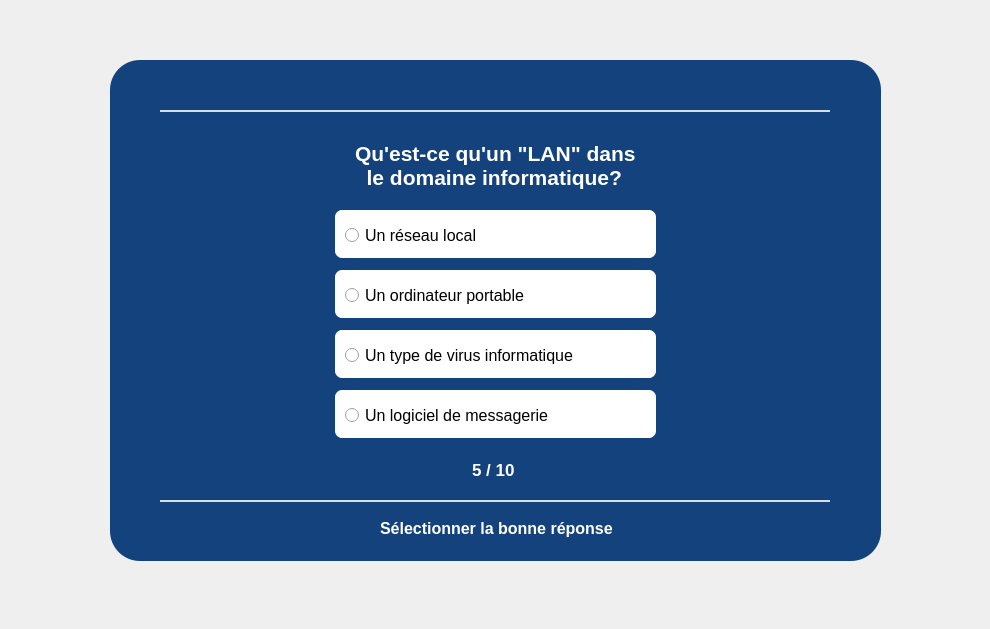
<?xml version="1.0" encoding="UTF-8"?>
<ui version="4.0">
 <class>page_5</class>
 <widget class="QDialog" name="page_5">
  <property name="geometry">
   <rect>
    <x>0</x>
    <y>0</y>
    <width>990</width>
    <height>629</height>
   </rect>
  </property>
  <property name="windowTitle">
   <string>Dialog</string>
  </property>
  <widget class="QWidget" name="widget" native="true">
   <property name="geometry">
    <rect>
     <x>10</x>
     <y>20</y>
     <width>951</width>
     <height>581</height>
    </rect>
   </property>
   <property name="cursor">
    <cursorShape>ArrowCursor</cursorShape>
   </property>
   <property name="styleSheet">
    <string notr="true">QPushButton#pushButton{
	background-color: qlineargradient(spread:pad, x1:0, y1:0, x2:1, y2:1, stop:0 rgba(0, 0, 106, 255), stop:1 rgba(41, 184, 255, 255));
	color: rgba(255, 255, 255, 210);
	border-radius: 5px;
}

QPushButton#pushButton:hover{
	background-color: qlineargradient(spread:pad, x1:0, y1:0.505682, x2:1, y2:0.477, stop:0 rgba(41, 184, 255, 255), stop:1 rgba(0, 0, 106, 255));
}

QPushButton#pushButton:pressed{
	padding-left: 5px;
	padding-top: 5px;
	background-color: qlineargradient(spread:pad, x1:0, y1:0, x2:1, y2:1, stop:0 rgba(0, 0, 106, 255), stop:1 rgba(41, 184, 255, 255));
}


</string>
   </property>
   <widget class="QLabel" name="label_5">
    <property name="geometry">
     <rect>
      <x>100</x>
      <y>40</y>
      <width>771</width>
      <height>501</height>
     </rect>
    </property>
    <property name="styleSheet">
     <string notr="true">background-color: rgb(20, 66, 124);
border-radius: 30px;</string>
    </property>
    <property name="text">
     <string/>
    </property>
   </widget>
   <widget class="QLabel" name="label">
    <property name="geometry">
     <rect>
      <x>150</x>
      <y>90</y>
      <width>670</width>
      <height>2</height>
     </rect>
    </property>
    <property name="styleSheet">
     <string notr="true">background-color: rgba(255, 255, 255, 210);
border-radius: 50px;</string>
    </property>
    <property name="text">
     <string/>
    </property>
   </widget>
   <widget class="QLabel" name="label_2">
    <property name="geometry">
     <rect>
      <x>150</x>
      <y>480</y>
      <width>670</width>
      <height>2</height>
     </rect>
    </property>
    <property name="styleSheet">
     <string notr="true">background-color: rgba(255, 255, 255, 210);
border-radius: 50px;</string>
    </property>
    <property name="text">
     <string/>
    </property>
   </widget>
   <widget class="QLabel" name="label_3">
    <property name="geometry">
     <rect>
      <x>325</x>
      <y>190</y>
      <width>321</width>
      <height>48</height>
     </rect>
    </property>
    <property name="styleSheet">
     <string notr="true">background-color: rgba(255, 255, 255, 255);
border-radius: 7px;</string>
    </property>
    <property name="text">
     <string/>
    </property>
   </widget>
   <widget class="QLabel" name="label_4">
    <property name="geometry">
     <rect>
      <x>325</x>
      <y>250</y>
      <width>321</width>
      <height>48</height>
     </rect>
    </property>
    <property name="styleSheet">
     <string notr="true">background-color: rgba(255, 255, 255, 255);
border-radius: 7px;</string>
    </property>
    <property name="text">
     <string/>
    </property>
   </widget>
   <widget class="QLabel" name="label_6">
    <property name="geometry">
     <rect>
      <x>325</x>
      <y>310</y>
      <width>321</width>
      <height>48</height>
     </rect>
    </property>
    <property name="styleSheet">
     <string notr="true">background-color: rgba(255, 255, 255, 255);
border-radius: 7px;</string>
    </property>
    <property name="text">
     <string/>
    </property>
   </widget>
   <widget class="QLabel" name="label_7">
    <property name="geometry">
     <rect>
      <x>325</x>
      <y>370</y>
      <width>321</width>
      <height>48</height>
     </rect>
    </property>
    <property name="styleSheet">
     <string notr="true">background-color: rgba(255, 255, 255, 255);
border-radius: 7px;</string>
    </property>
    <property name="text">
     <string/>
    </property>
   </widget>
   <widget class="QLabel" name="label_8">
    <property name="geometry">
     <rect>
      <x>370</x>
      <y>500</y>
      <width>241</width>
      <height>17</height>
     </rect>
    </property>
    <property name="font">
     <font>
      <pointsize>12</pointsize>
      <weight>75</weight>
      <bold>true</bold>
     </font>
    </property>
    <property name="styleSheet">
     <string notr="true">color : white;</string>
    </property>
    <property name="text">
     <string>Sélectionner la bonne réponse</string>
    </property>
   </widget>
   <widget class="QPushButton" name="GaucheTo4_pushButton">
    <property name="enabled">
     <bool>true</bool>
    </property>
    <property name="geometry">
     <rect>
      <x>420</x>
      <y>430</y>
      <width>41</width>
      <height>41</height>
     </rect>
    </property>
    <property name="cursor">
     <cursorShape>PointingHandCursor</cursorShape>
    </property>
    <property name="styleSheet">
     <string notr="true">border: none;
</string>
    </property>
    <property name="text">
     <string/>
    </property>
    <property name="icon">
     <iconset>
      <normaloff>../gauche.png</normaloff>../gauche.png</iconset>
    </property>
    <property name="iconSize">
     <size>
      <width>40</width>
      <height>40</height>
     </size>
    </property>
   </widget>
   <widget class="QPushButton" name="DroiteTo6_pushButton">
    <property name="geometry">
     <rect>
      <x>510</x>
      <y>430</y>
      <width>41</width>
      <height>41</height>
     </rect>
    </property>
    <property name="cursor">
     <cursorShape>PointingHandCursor</cursorShape>
    </property>
    <property name="styleSheet">
     <string notr="true">border: none;
</string>
    </property>
    <property name="text">
     <string/>
    </property>
    <property name="icon">
     <iconset>
      <normaloff>../droite.png</normaloff>../droite.png</iconset>
    </property>
    <property name="iconSize">
     <size>
      <width>40</width>
      <height>40</height>
     </size>
    </property>
   </widget>
   <widget class="QLabel" name="label_9">
    <property name="geometry">
     <rect>
      <x>462</x>
      <y>441</y>
      <width>51</width>
      <height>17</height>
     </rect>
    </property>
    <property name="font">
     <font>
      <pointsize>13</pointsize>
      <weight>75</weight>
      <bold>true</bold>
     </font>
    </property>
    <property name="styleSheet">
     <string notr="true">color: white;</string>
    </property>
    <property name="text">
     <string>5 / 10</string>
    </property>
   </widget>
   <widget class="QRadioButton" name="Q5_R1_radioButton">
    <property name="geometry">
     <rect>
      <x>335</x>
      <y>205</y>
      <width>251</width>
      <height>21</height>
     </rect>
    </property>
    <property name="font">
     <font>
      <pointsize>12</pointsize>
      <weight>50</weight>
      <bold>false</bold>
     </font>
    </property>
    <property name="text">
     <string>Un réseau local</string>
    </property>
   </widget>
   <widget class="QRadioButton" name="Q5_R2_radioButton_2">
    <property name="geometry">
     <rect>
      <x>335</x>
      <y>265</y>
      <width>231</width>
      <height>21</height>
     </rect>
    </property>
    <property name="font">
     <font>
      <pointsize>12</pointsize>
      <weight>50</weight>
      <bold>false</bold>
     </font>
    </property>
    <property name="text">
     <string>Un ordinateur portable</string>
    </property>
   </widget>
   <widget class="QRadioButton" name="Q5_R3_radioButton">
    <property name="geometry">
     <rect>
      <x>335</x>
      <y>325</y>
      <width>241</width>
      <height>21</height>
     </rect>
    </property>
    <property name="font">
     <font>
      <pointsize>12</pointsize>
      <weight>50</weight>
      <bold>false</bold>
     </font>
    </property>
    <property name="text">
     <string>Un type de virus informatique</string>
    </property>
   </widget>
   <widget class="QRadioButton" name="Q5_R4_radioButton">
    <property name="geometry">
     <rect>
      <x>335</x>
      <y>385</y>
      <width>211</width>
      <height>21</height>
     </rect>
    </property>
    <property name="font">
     <font>
      <pointsize>12</pointsize>
      <weight>50</weight>
      <bold>false</bold>
     </font>
    </property>
    <property name="text">
     <string>Un logiciel de messagerie</string>
    </property>
   </widget>
   <widget class="QLabel" name="label_10">
    <property name="geometry">
     <rect>
      <x>345</x>
      <y>90</y>
      <width>281</width>
      <height>111</height>
     </rect>
    </property>
    <property name="font">
     <font>
      <pointsize>16</pointsize>
      <weight>75</weight>
      <bold>true</bold>
     </font>
    </property>
    <property name="styleSheet">
     <string notr="true">color: white;
</string>
    </property>
    <property name="text">
     <string>Qu'est-ce qu'un &quot;LAN&quot; dans
  le domaine informatique?</string>
    </property>
   </widget>
   <zorder>label_5</zorder>
   <zorder>label_8</zorder>
   <zorder>GaucheTo4_pushButton</zorder>
   <zorder>DroiteTo6_pushButton</zorder>
   <zorder>label</zorder>
   <zorder>label_2</zorder>
   <zorder>label_9</zorder>
   <zorder>label_7</zorder>
   <zorder>label_6</zorder>
   <zorder>label_4</zorder>
   <zorder>label_3</zorder>
   <zorder>label_10</zorder>
   <zorder>Q5_R1_radioButton</zorder>
   <zorder>Q5_R2_radioButton_2</zorder>
   <zorder>Q5_R3_radioButton</zorder>
   <zorder>Q5_R4_radioButton</zorder>
  </widget>
 </widget>
 <resources/>
 <connections/>
</ui>
